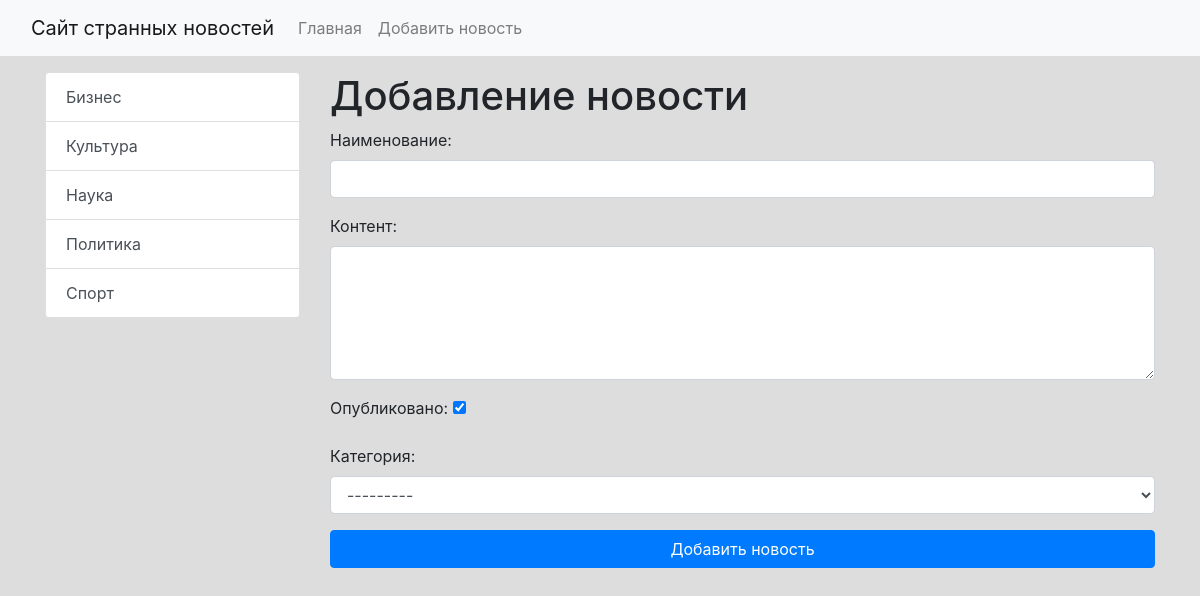
The page /news/add_news/ on the database its author committed.
### news/models.py (models this page shows)
class Category(models.Model):
    title = models.CharField(max_length=150, db_index=True, verbose_name='Наименование категории')
    def get_absolute_url(self):
        return reverse('category', kwargs={"category_id": self.pk})
    def __str__(self):
        return self.title
    class Meta:
        verbose_name = 'Категория'
        verbose_name_plural = 'Категории'
        ordering = ['title']

### news/views.py (the view)
# urls.py: path('news/add_news/', CreateNews.as_view(), name='add_news'),
class CreateNews(CreateView):
    form_class = NewsForm
    template_name = 'news/add_news.html'

### news/forms.py
class NewsForm(forms.ModelForm):
    class Meta:
        model = News
        fields = ['title', 'content', 'is_published', 'category']
        widgets = {
            'title': forms.TextInput(attrs={'class': 'form-control'}),
            'content': forms.Textarea(attrs={'class': 'form-control', 'rows': 5}),
            'category': forms.Select(attrs={'class': 'form-control'}),
        }

### news/templatetags/news_tags.py (called while the page is built)
@register.inclusion_tag('news/list_categories.html')
def show_categories(arg1='Hello', arg2='world'):
    categories = Category.objects.all()
    return {"categories": categories, "arg1": arg1, "arg2": arg2}

### news/templates/news/add_news.html (shortened to what this page needs)
{% extends 'base.html' %}
{% block sidebar %}
{% include 'inc/_sidebar.html' %}
{% endblock %}
{% block content %}
<h1>Добавление новости</h1>
<form action="{%  url 'add_news' %}" method="post">
    {{form.as_p}}
    <button type="submit" class="btn btn-primary btn-block">Добавить новость</button>
</form>
{% endblock %}

### news/templates/news/list_categories.html
<div class="list-group">
    {% for item in categories %}
    <a href="{{ item.get_absolute_url }}" class="list-group-item list-group-item-action">{{item.title}}</a>
    {% endfor %}
</div>

### mysite/static/css/style.css (style rules this page uses)
body { background-color: #ddd; }

### rows shown on the page
Category: title "Бизнес"
Category: title "Культура"
Category: title "Наука"
Category: title "Политика"
Category: title "Спорт"
